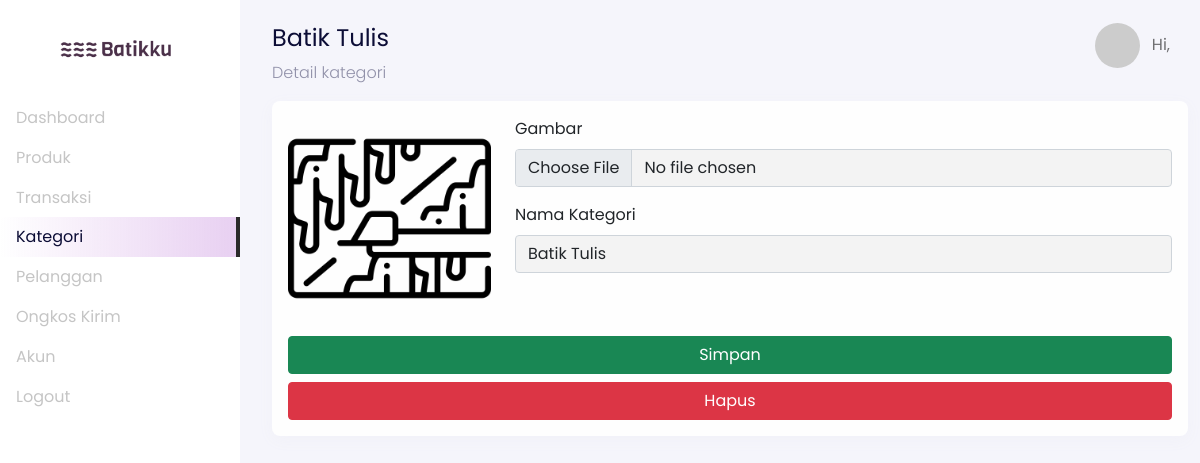
The page /backend/categories/edit.php?categories_id=1 on the database its author committed.
### tables this page shows
CREATE TABLE `categories` (
  `categories_id` int(11) NOT NULL,
  `name_category` varchar(255) NOT NULL,
  `slug` varchar(255) NOT NULL,
  `photo` varchar(225) NOT NULL
);

### backend/categories/edit.php (the view, shortened to what this page needs)
<?php
    include '../components/header.php';
?>
<body>
  <div class="page-dashboard">
    <div class="d-flex"  id="wrapper" data-aos="fade-right">
    <?php include '../components/sidebar.php' ?>
        <div id="page-content-wrapper">
          <nav class="navbar navbar-store navbar-expand-lg navbar-light" data-aos="fade-down">
            <div class="container-fluid">
              <div class="collapse navbar-collapse" id="navbarSupportedContent">
                <ul class="navbar-nav ms-auto d-none d-lg-flex">
                    <li class="nav-item dropdown">
                      <a href="#" class="nav-link" id="navbarDropdown" role="button" data-bs-toggle="dropdown">
                        <img src="https://ui-avatars.com/api/?name=<?= $_SESSION['name']; ?>" alt="" class="rounded-circle me-2 profile-picture">
                        Hi, <?= $_SESSION['name']; ?>
                      </a>
                    </li>
                </ul>
              </div>
            </div>
          </nav>
          <div class="section-content section-dashboard-home" data-aos="fade-up">
          <?php
            $categories_id = $_GET['categories_id'];
            $query = mysqli_query($config, "SELECT * FROM categories WHERE categories_id='$categories_id'");
            while ($data = mysqli_fetch_array($query)) {
          ?>
          <div class="container-fluid">
              <div class="dashboard-heading">
                <h2 class="dashboard-title"><?= $data['name_category']; ?></h2>
                <p class="dashboard-subtitle">
                  Detail kategori
                </p>
              </div>
              <div class="dashboard-content">
                <div class="row">
                  <div class="col-12">
                    <form action="update.php" method="POST" enctype="multipart/form-data">
                      <div class="card">
                        <div class="card-body">
                          <div class="row">
                            <div class="col-md-3">
                              <div class="mb-3">
                                <img src="../../images/categories/<?= $data['photo']; ?>"  id="image-preview" class="img-fluid" alt="" srcset="">
                              </div>
                            </div>
                            <div class="col-md-9">
                              <div class="mb-3">
                                <label class="form-label">Gambar</label>
                                <input type="file" class="form-control"  name="foto" id="image-source"  onchange="previewImage();">
                              </div>
                              <div class="mb-3">
                                <label class="form-label">Nama Kategori</label>
                                <input type="text" class="form-control" value="<?= $data['name_category']; ?>" name="name_category" required>
                              </div>
                            </div>
                          </div>
                          <div class="row">
                            <div class="col-12 text-end d-grid gap-2">
                              <button type="submit" class="btn btn-success px-5 btn-block">Simpan</button>
                              <a href="destroy.php?categories_id=<?= $categories_id; ?>"  class="btn btn-danger px-5 btn-block">Hapus</a>
                            </div>
                          </div>
                        </div>
                      </div>
                    </form>
                  </div>
                </div>
              </div>
            </div>
          </div>
          <?php
            }
          ?>
          </div>
        </div>
    </div>
  <?php
    include '../components/footer.php';
  ?>

### rows shown on the page
categories: name_category "Batik Tulis", photo (picture)
